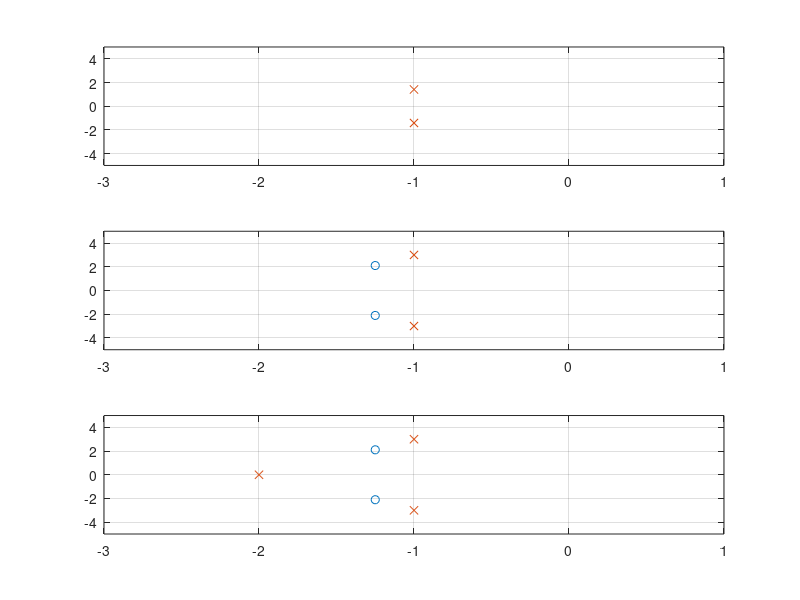

The MATLAB script that drew this image:
%exercise 9.1(a)
b1=[1 5];
a1=[1 2 3];
b2=[2 5 12];
a2=[1 2 10];
b3=[2 5 12];
a3=[1 4 14 20];%define H1, H2 and H3

zs1=roots(b1);
ps1=roots(a1);
zs2=roots(b2);
ps2=roots(a2);
zs3=roots(b3);
ps3=roots(a3);%find the roots of H1,2,3

subplot(3,1,1)
plot(real(zs1),imag(zs1),'o');
hold on
plot(real(ps1),imag(ps1),'x');
grid
axis([-3 1 -5 5]);

subplot(3,1,2)
plot(real(zs2),imag(zs2),'o');
hold on
plot(real(ps2),imag(ps2),'x');
grid
axis([-3 1 -5 5]);

subplot(3,1,3)
plot(real(zs3),imag(zs3),'o');
hold on
plot(real(ps3),imag(ps3),'x');
grid
axis([-3 1 -5 5]);